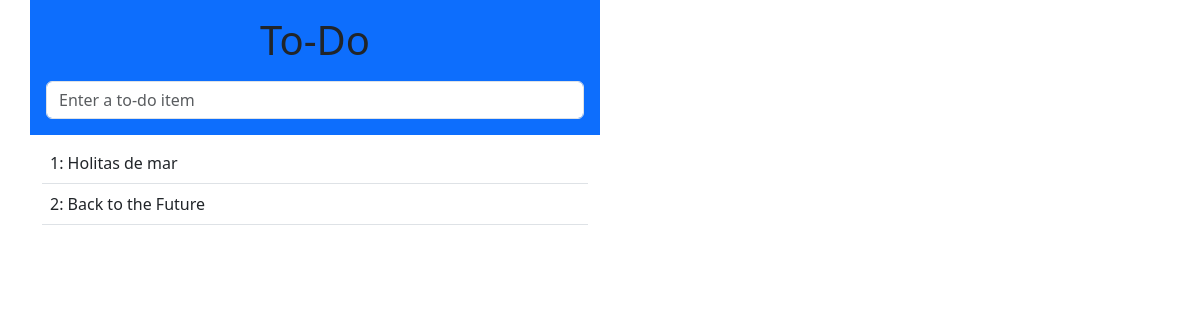
Before: /lists/1 with the older database file.
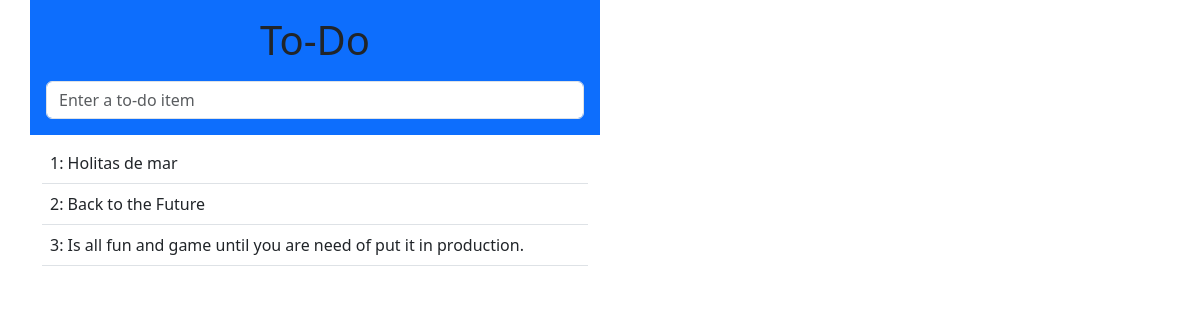
After: the same page with the newer database file.
### todo/models.py (models this page shows)
class Item(models.Model):
    text = models.TextField(default='')
    list = models.ForeignKey(List, default=None, on_delete=models.CASCADE, null=True)

### todo/views.py (the view)
# urls.py: path('<int:list_id>', views.view_list, name='view_list'),
def view_list(request, list_id):
    list_ = List.objects.get(id=list_id)
    items = Item.objects.all()
    return render(request, 'todo/list.html',{'list':list_})

### templates/todo/list.html (shortened to what this page needs)
{% extends 'base.html' %}
{% block header_text %}To-Do {% endblock %}
{% block form_action %}/lists/{{list.id}}/add_item/{% endblock%}
{% block table %}
<table id="id_list_table" class="table">
    {% for item in list.item_set.all %}
        <tr><td>{{ forloop.counter }}: {{item.text}}</td></tr>
    {% endfor %}
</table>
{% endblock %}

### templates/base.html (shortened to what this page needs)
{% load static %}
<!DOCTYPE html>
<html>
<head>
    <link href="{% static 'css/bootstrap.min.css' %}" rel="stylesheet">
    <link href="{% static 'css/base.css' %}" rel="stylesheet">
</head>
<body>
    <div class="container">
        <div class="row">
            <div class="col-md-6 col-md-offset-3 p-3 mb-2 bg-primary">
                <div class="text-center">
                    <h1>{% block header_text %}{% endblock %}</h1>
                    <form method="POST" action="{% block form_action %}{% endblock %}">
                        <input
                            name="item_text"
                            id="id_new_item"
                            class = "form-control input-lg"
                            placeholder="Enter a to-do item" />
                    </form>
                </div>
            </div>
        </div>
        <div class="row">
            <div class="col-md-6 col-md-offset-3">
                {% block table %} {% endblock %}
            </div>
        </div>
    </div>
</body>
</html>

### static/css/base.css (style rules this page uses)
#id_new_item { margin-top: 2ex; }

Changed rows visible on the page:
added Item: text "Is all fun and game until you are need of put it in production."
